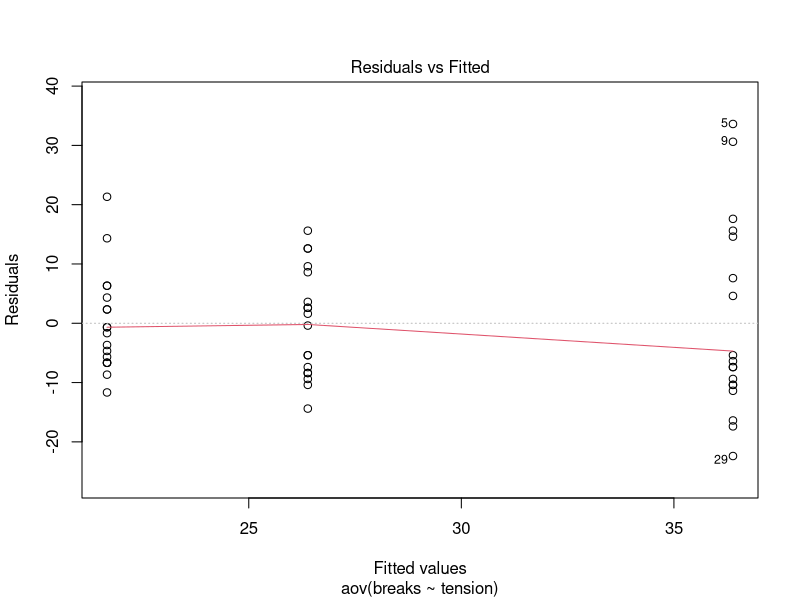
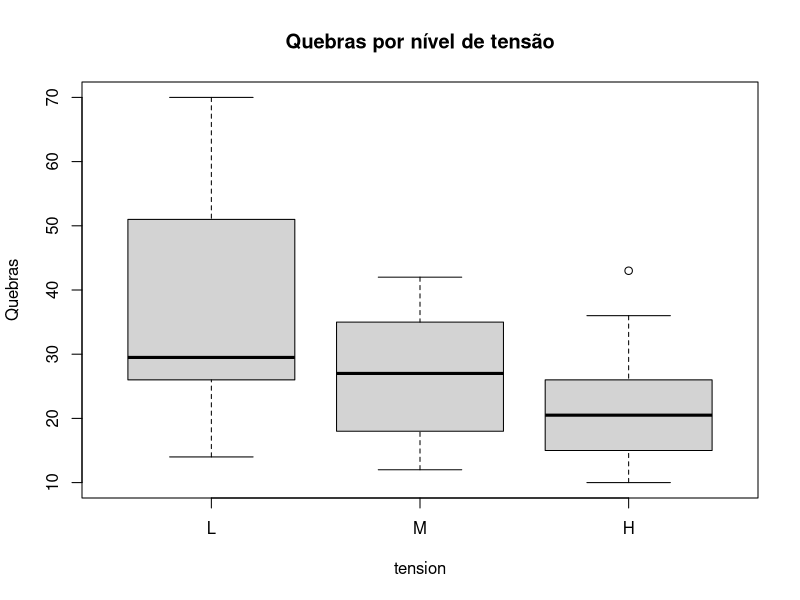
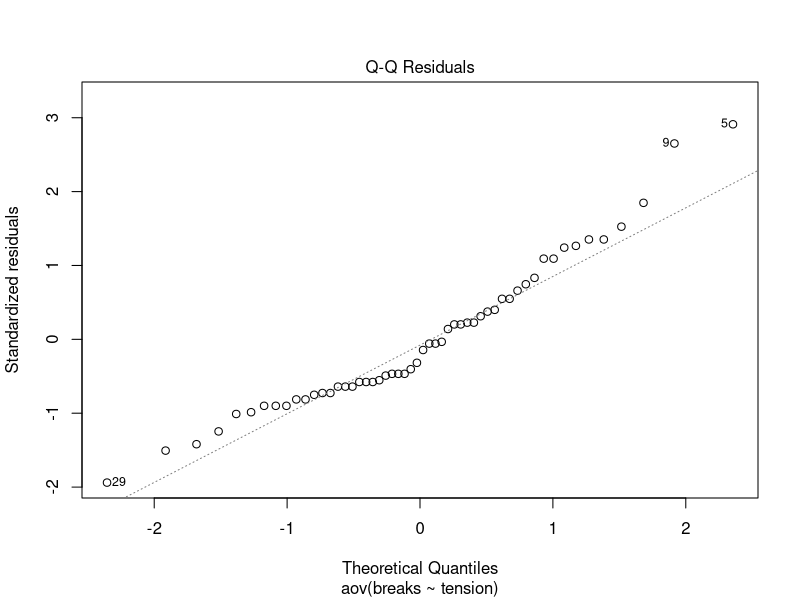

The R source for these figures, in order:
# ANOVA de um fator ----

# Ajuste e resultados ----
ajuste <- aov(breaks ~ tension, data = warpbreaks)
print(summary(ajuste))
print(TukeyHSD(ajuste, conf.level = 0.95))
plot(ajuste, which = 1)

# Visualização e diagnóstico ----
boxplot(breaks ~ tension, warpbreaks, main = "Quebras por nível de tensão", ylab = "Quebras")
plot(ajuste, which = 2)
